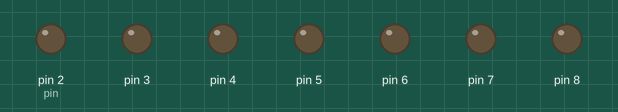
This sketch was run on a simulated Arduino Uno, built with avr-gcc and run on an emulated ATmega328P. On the bench: output pins drawn as LEDs (lit = HIGH).

Above: at 0.5 s.
At 1.5 s:
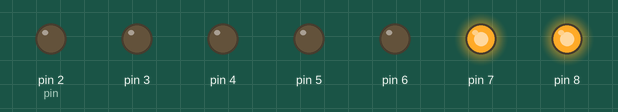
At 2.5 s:
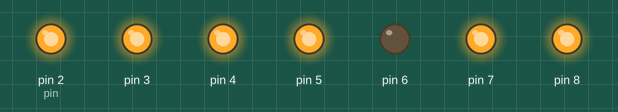
At 5.5 s:
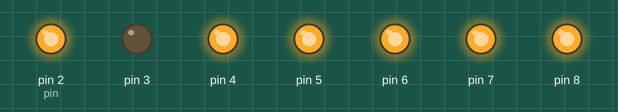
At 8.5 s:
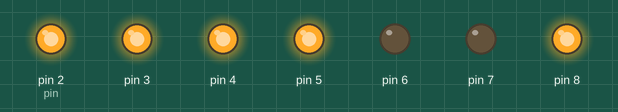
At 11.0 s:
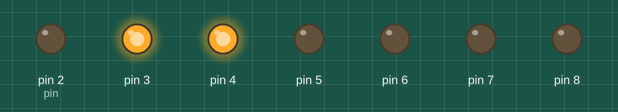
Timing chart, 0 to 14.3 s (numbered marks = the images above):
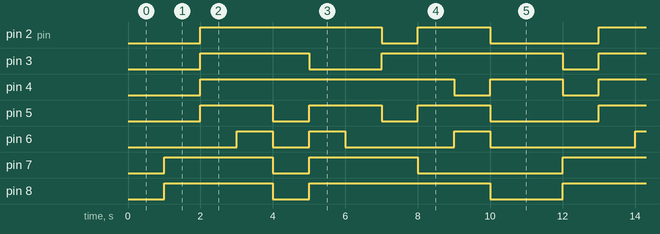

Measured:
- by itself, pin 2 (pin): repeats every 11.0 s: LOW 1.0 s, HIGH 2.0 s, LOW 3.0 s, HIGH 5.0 s
- by itself, pin 3: repeats every 11.0 s: LOW 2.0 s, HIGH 5.0 s, LOW 1.0 s, HIGH 3.0 s
- by itself, pin 4: repeats every 11.0 s: LOW 1.0 s, HIGH 2.0 s, LOW 1.0 s, HIGH 7.0 s
- by itself, pin 5: repeats every 11.0 s: 2 × (LOW 1.0 s, HIGH 2.0 s), LOW 3.0 s, HIGH 2.0 s
- by itself, pin 6: repeats every 11.0 s: LOW 1.0 s, HIGH 1.0 s, LOW 3.0 s, HIGH 1.0 s, LOW 4.0 s, HIGH 1.0 s
- by itself, pin 7: repeats every 11.0 s: LOW 1.0 s, HIGH 3.0 s, LOW 4.0 s, HIGH 3.0 s
- by itself, pin 8: repeats every 11.0 s: LOW 1.0 s, HIGH 5.0 s, LOW 2.0 s, HIGH 3.0 s

The sketch:

7segment_pattern2.ino
```cpp
#include<SoftwareSerial.h>
unsigned char arr[10][7] = {
  {1,1,1,1,1,1,0},
  {0,1,1,0,0,0,0},
  {1,1,0,1,1,0,1},
  {1,1,1,1,0,0,1},
  {0,1,1,0,0,1,1},
  {1,0,1,1,0,1,1},
  {1,0,1,1,1,1,1},
  {1,1,1,0,0,0,0},
  {1,1,1,1,1,1,1},
  {1,1,1,1,0,1,1}
};
void setup()
{
  pinMode(2,OUTPUT);
  pinMode(3,OUTPUT);
  pinMode(4,OUTPUT);
  pinMode(5,OUTPUT);
  pinMode(6,OUTPUT);
  pinMode(7,OUTPUT);
  pinMode(8,OUTPUT);

}
void loop()
{
  for (int i = 10 ; i > 0 ; --i)
  {
    delay(1000);
    int pin = 2;
    for (int j = 0 ; j < 7 ; j++)
    {
      digitalWrite(pin , arr[i][j]);
      pin++;
    }
  }
  delay(1000);
}
```
